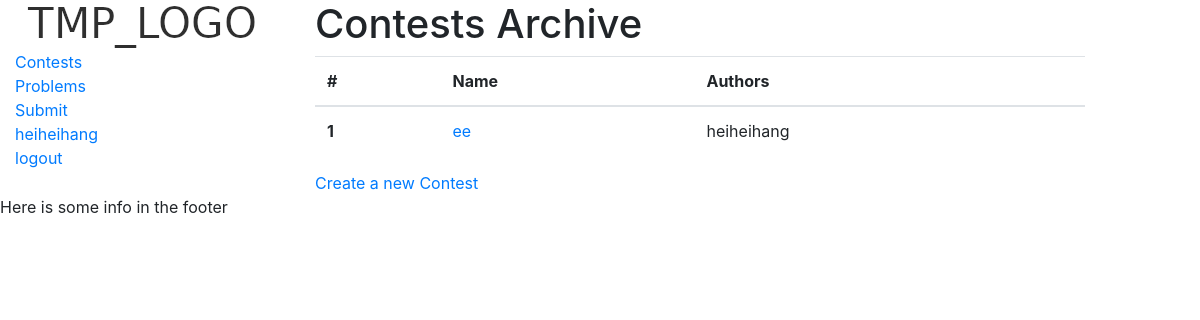
/contest/ (signed in), run on the app's committed database.
### contest/models.py (models this page shows, shortened)
class ContestModel(models.Model):
    name = models.CharField(max_length=100)
    authors = models.ManyToManyField(get_user_model(), related_name='author')
    visibility = models.OneToOneField(
        VisibilityModel, on_delete=models.CASCADE)
    start_time = models.DateTimeField()
    end_time = models.DateTimeField()
    contestants = models.ManyToManyField(
        get_user_model(), related_name='contestant')
    def is_visible(self, user):
        if self.authors.filter(pk=user.pk).exists():
            return True
        return self.visibility.is_visible(user)
    def author_string(self):
        authors_names = [a.get_username() for a in self.authors.all()]
        authors_names.sort()
        num_of_authors = len(authors_names)
        if num_of_authors == 0:
            return 'None'
        elif num_of_authors == 1:
            return authors_names[0]
        else:
            return ', '.join(authors_names[:-1]) + ' and ' + authors_names[-1]

### contest/views.py (the view)
# urls.py: path('', views.contest_index_view, name='contest_index'),
def contest_index_view(request):
    if request.method == 'GET':
        contests = ContestModel.objects.all()
        contests = [c for c in contests if c.is_visible(request.user)]
        if(len(contests) > 10):
            contests = contests[:10]
        return render(request, 'contest/index.html', {'contests': contests})
    return HttpResponseNotAllowed(['GET'])

### home/models.py (called while the page is built)
    def get_absolute_url(self):
        return reverse('user_view', args=[str(self.user.id)])

### contest/templates/contest/index.html
{% extends 'base.html' %}
{% block content %}
<h1> Contests Archive </h1>
<div>
  <table class="table">
    <thead>
      <tr>
        <th scope="col"> # </th>
        <th scope="col">Name</th>
        <th scope="col">Authors</th>
      </tr>
    </thead>
    <tbody>
      {% for contest in contests %}
      <tr>
        <th scope="row"> {{contest.id}} </th>
        <td><a href="{{ contest.id }}">{{ contest.name }}</a></td>
        <td>{{ contest.author_string }}</td>
      </tr>
      {% endfor %}
    </tbody>
  </table>
</div>
<div class="create-button">
  <a href="create/"> Create a new Contest </a>
</div>
{% endblock %}

### templates/base.html (shortened to what this page needs)
{% load static %}
<!DOCTYPE html>
<html lang="en">
<head>
    <link rel="stylesheet" href="https://stackpath.bootstrapcdn.com/bootstrap/4.5.2/css/bootstrap.min.css">
</head>
<body>
    <div class="container-fluid">
        <div class="row">
          <div class="col-sm-2">
            {% block navbar %}
            <div class="sidebar-nav">
              <div class="logo"><a href="/"><img src="{% static 'tmp_logo.png' %}" /></a></div>
        <div><a href="/contest">Contests</a>  </div>
        <div><a href="/problem">Problems</a>  </div>
        <div><a href="/submission">Submit</a></div>
          {% if user.is_authenticated %}
          <div><a href="{{user.userprofile.get_absolute_url}}">{{ user.get_username }}</a></div>
          <div> <a href="/accounts/logout?next={{ request.path | urlencode }}">logout</a></div>
          {% else %}
          <div><a href="/accounts/login?next={{ request.path | urlencode }}">login</a></div>
          |
          <div><a href="/accounts/register">register</a></div>
          {% endif %}
          {% endblock %}
        </div>
      </div>
      <div class="col-sm-1">
      </div>
      <div class="col-sm-8">
        {% block content %}{% endblock %}
      </div>
      <div class="col-sm-1">
      </div>
      </div>
    </div>
      {% block footer %}
      <footer>
          Here is some info in the footer
      </footer>
      {% endblock %}
  </body>
</html>

### data on the page
ContestModel: id "1", name "ee", author_string "heiheihang"

### other printed values
{{ user.get_username }} "heiheihang"
